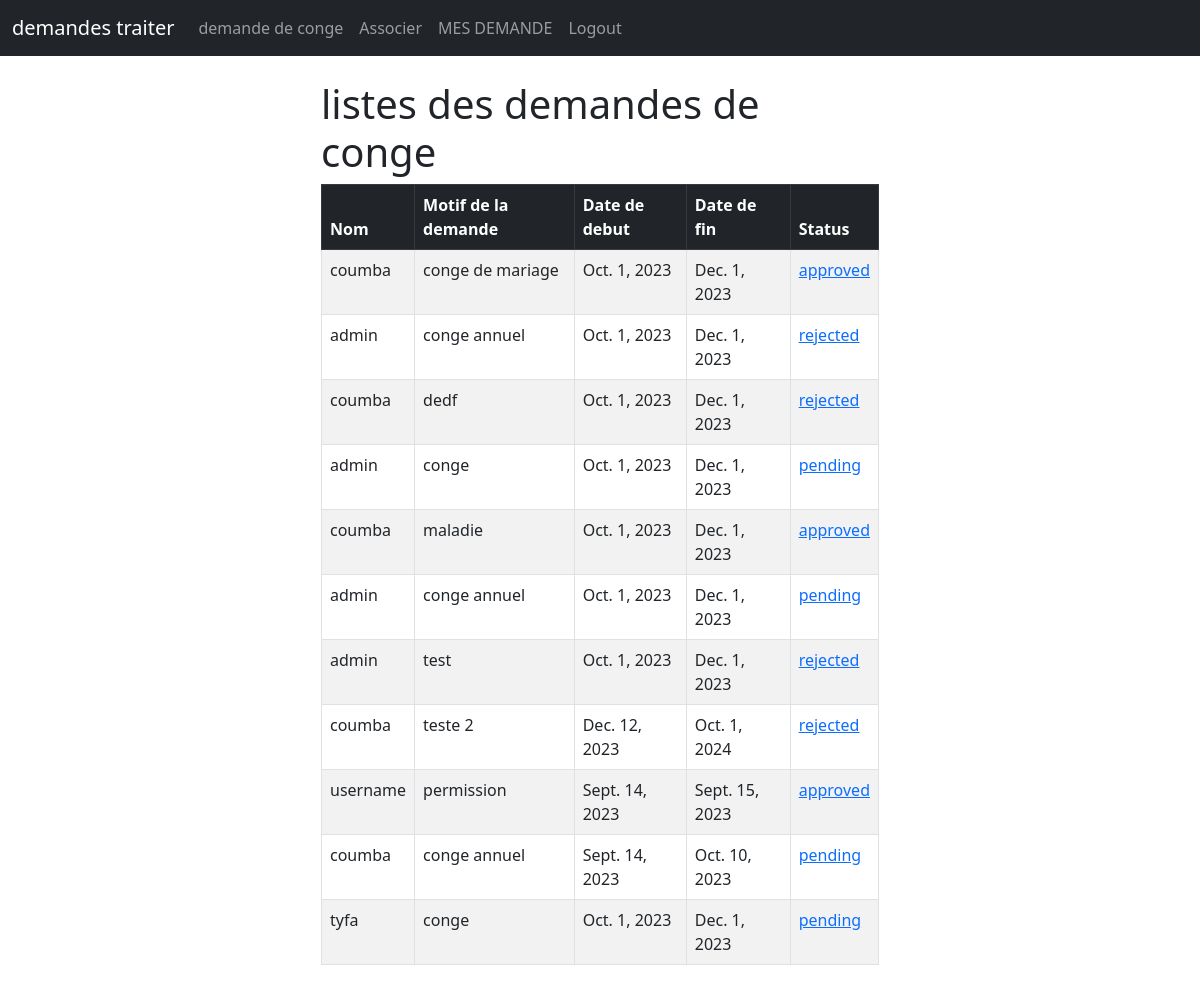
Before: /liste/ (signed in) with the older database file.
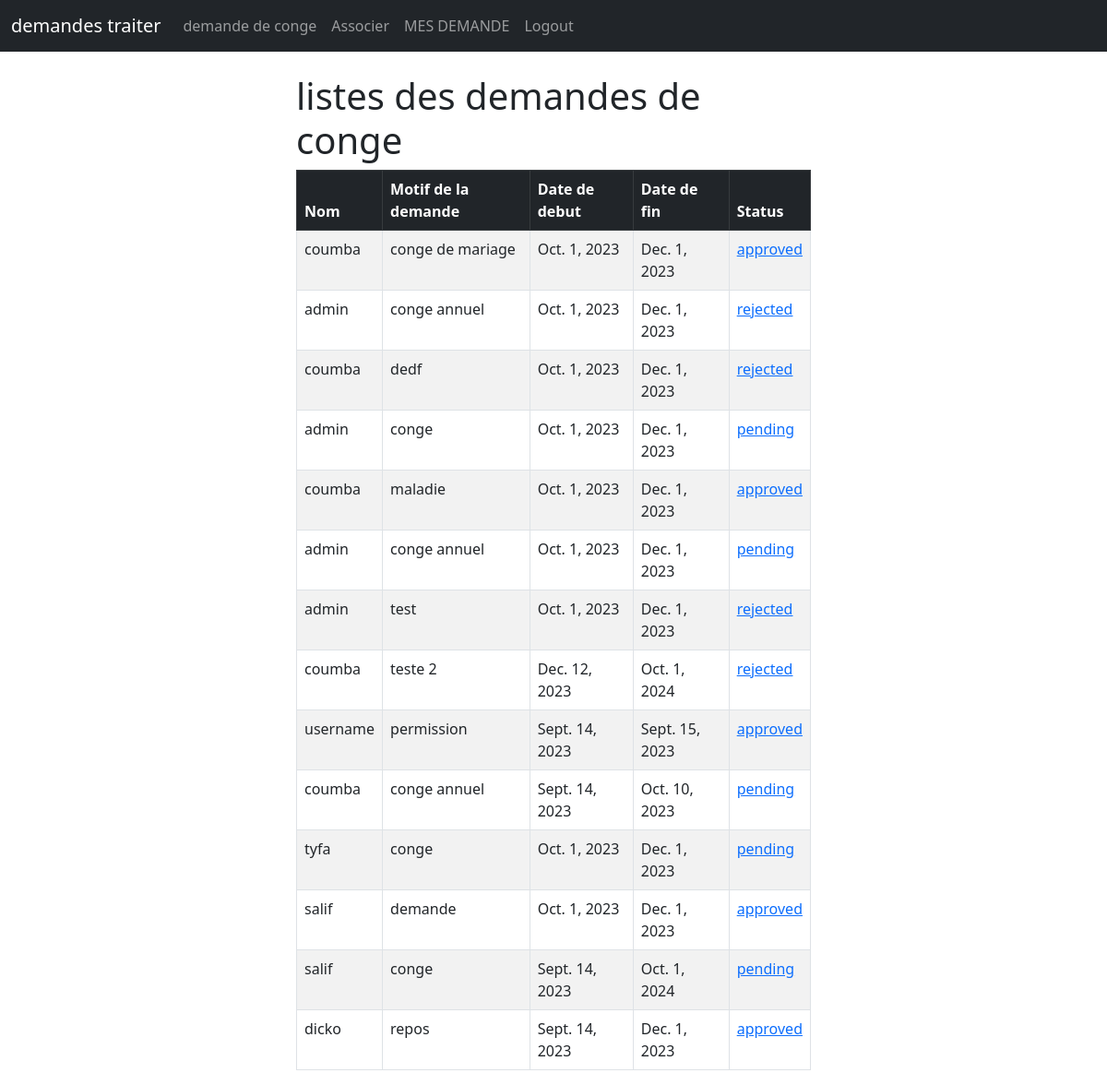
After: the same page with the newer database file.
### conge/models.py (models this page shows)
class CongeRequest(models.Model):
    user = models.ForeignKey(User, on_delete=models.CASCADE)
    motif = models.CharField(max_length=200)
    date_depart = models.DateField()
    date_arrivee = models.DateField()
    status = models.CharField(max_length=20, choices=[('pending', 'En attente'), ('approved', 'Approuvé'), ('rejected', 'Rejeté')], default='pending')

### conge/views.py (the view)
# urls.py: path('liste/', views.liste, name='liste'),
def liste(request):
    congerequests = CongeRequest.objects.all()
    if request.method == 'POST':
        username = request.POST['username']
        password = request.POST['password']
        user = authenticate(request, username=username, password=password)
        if user is not None:
            login(request, user)
            messages.success(request, "Vous avez été connecté")
            return redirect('accueil')
        else:
           messages.error(request, "une erreur s'est produite lors de la connexion, veuillez réessayer...")
           return redirect('liste')
    else:
        return render(request, 'liste.html', {'congerequests':congerequests})

### conge/templates/liste.html (shortened to what this page needs)
{% extends 'base.html'%}
{% block content%}
<div class="col-md-6 offset-md-3">
{% if user.is_authenticated %}
<h1>listes des demandes de conge</h1>
<table class="table table-striped table-hover table-bordered">
  <thead class="table-dark">
    <tr>
      <th scope="col">Nom</th>
      <th scope="col">Motif de la demande</th>
      <th scope="col">Date de debut</th>
      <th scope="col">Date de fin</th>
      <th scope="col">Status</th>
    </tr>
  </thead>
  <tbody>
    {% if congerequests %}
      {% for congerequest in congerequests %}
      <tr>
        <td>{{ congerequest.user}}</td>
        <td>{{ congerequest.motif }}</td>
        <td>{{ congerequest.date_depart }}</td>
        <td> {{ congerequest.date_arrivee }}</td>
        <td><a href="{% url 'valider_demande' congerequest.id %}">{{ congerequest.status }}</a></td>
    </tr>
      {% endfor %}
    {% endif %}
  </tbody>
</table>
{% endif %}
{% endblock %}

Changed rows visible on the page:
added CongeRequest: user "salif", motif "demande", date_depart "Oct. 1, 2023", date_arrivee "Dec. 1, 2023", status "approved"
added CongeRequest: user "salif", motif "conge", date_depart "Sept. 14, 2023", date_arrivee "Oct. 1, 2024", status "pending"
added CongeRequest: user "dicko", motif "repos", date_depart "Sept. 14, 2023", date_arrivee "Dec. 1, 2023", status "approved"
